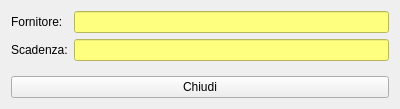
<?xml version="1.0" encoding="UTF-8"?>
<ui version="4.0">
 <class>HWarehouseDetails</class>
 <widget class="QWidget" name="HWarehouseDetails">
  <property name="windowModality">
   <enum>Qt::ApplicationModal</enum>
  </property>
  <property name="geometry">
   <rect>
    <x>0</x>
    <y>0</y>
    <width>400</width>
    <height>109</height>
   </rect>
  </property>
  <property name="windowTitle">
   <string/>
  </property>
  <layout class="QVBoxLayout" name="verticalLayout">
   <item>
    <layout class="QFormLayout" name="formLayout">
     <item row="0" column="0">
      <widget class="QLabel" name="label">
       <property name="text">
        <string>Fornitore:</string>
       </property>
      </widget>
     </item>
     <item row="0" column="1">
      <widget class="QLineEdit" name="leFornitore">
       <property name="styleSheet">
        <string notr="true">background-color: rgb(255, 255, 127);</string>
       </property>
       <property name="readOnly">
        <bool>true</bool>
       </property>
      </widget>
     </item>
     <item row="1" column="0">
      <widget class="QLabel" name="label_2">
       <property name="text">
        <string>Scadenza:</string>
       </property>
      </widget>
     </item>
     <item row="1" column="1">
      <widget class="QLineEdit" name="leScadenza">
       <property name="styleSheet">
        <string notr="true">background-color: rgb(255, 255, 127);</string>
       </property>
       <property name="readOnly">
        <bool>true</bool>
       </property>
      </widget>
     </item>
    </layout>
   </item>
   <item>
    <widget class="QPushButton" name="pushButton">
     <property name="text">
      <string>Chiudi</string>
     </property>
    </widget>
   </item>
  </layout>
 </widget>
 <resources/>
 <connections/>
</ui>
